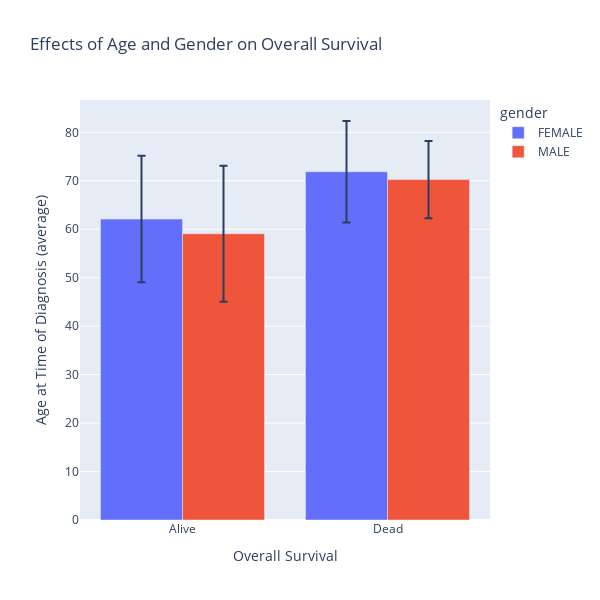

Notebook code cell kept with this figure:
### Markdown cell above
### 3.2. Data Exploration
* Generate appropriate data visualizations for your key variables identified in the previous section
* You should have at least three visualizations (and at least two different visualization types)
* For each visualization provide an explanation regarding the variables involved and an interpretation of the graph. In other words, what does the graph represent?
* Insert your visualizations as images as well (upload the graph images to an online source, e.g. github or imgbb, and embed those into the cells in Jupyter Notebook, similar to HWs). This is a requirement.

### Code cell
import plotly.express as px
d = df[['OS', 'gender', 'age_at_initial_pathologic_diagnosis']].groupby(['OS','gender'],as_index=False).mean()
d['OS'] = d['OS'].replace(0, 'Alive')
d['OS'] = d['OS'].replace(1, 'Dead')
std = df[['OS', 'gender', 'age_at_initial_pathologic_diagnosis']].groupby(['OS','gender'],as_index=False).std()
fig = px.bar(d, x="OS", color="gender",
             y='age_at_initial_pathologic_diagnosis', error_y=std['age_at_initial_pathologic_diagnosis'],
             barmode='group', labels={'OS': 'Overall Survival', 'age_at_initial_pathologic_diagnosis':'Age at Time of Diagnosis (average)'},
             height=600, width=600, title='Effects of Age and Gender on Overall Survival')
fig.show()

### Figure 1 — Plotly figure (JSON) as saved in the notebook; plotly's stock layout.template omitted (floating-point values rounded to 4 significant figures)
{"data": [{"alignmentgroup": "True", "error_y": {"array": [13.05, 10.47]}, "hovertemplate": "gender=FEMALE<br>Overall Survival=%{x}<br>Age at Time of Diagnosis (average)=%{y}<extra></extra>", "legendgroup": "FEMALE", "marker": {"color": "#636efa", "pattern": {"shape": ""}}, "name": "FEMALE", "offsetgroup": "FEMALE", "orientation": "v", "showlegend": true, "textposition": "auto", "type": "bar", "x": ["Alive", "Dead"], "xaxis": "x", "y": [62.1, 71.88], "yaxis": "y"}, {"alignmentgroup": "True", "error_y": {"array": [14.04, 7.963]}, "hovertemplate": "gender=MALE<br>Overall Survival=%{x}<br>Age at Time of Diagnosis (average)=%{y}<extra></extra>", "legendgroup": "MALE", "marker": {"color": "#EF553B", "pattern": {"shape": ""}}, "name": "MALE", "offsetgroup": "MALE", "orientation": "v", "showlegend": true, "textposition": "auto", "type": "bar", "x": ["Alive", "Dead"], "xaxis": "x", "y": [59.07, 70.25], "yaxis": "y"}], "layout": {"barmode": "group", "height": 600, "legend": {"title": {"text": "gender"}, "tracegroupgap": 0}, "title": {"text": "Effects of Age and Gender on Overall Survival"}, "width": 600, "xaxis": {"anchor": "y", "domain": [0, 1], "title": {"text": "Overall Survival"}}, "yaxis": {"anchor": "x", "domain": [0, 1], "title": {"text": "Age at Time of Diagnosis (average)"}}}}
